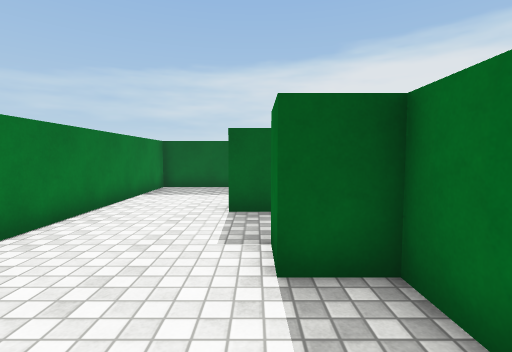
[1] (above)

18 first-person views from a walk through a Unity game level. The camera is 1.3 m above the floor, tilts 4° down and sees 85° across. The floor is counted in squares, 1 m on a side. Each view is taken from the middle of a square. On the plan, view 1 faces up. The plan holds only what a view shows up to about 13 squares ahead; the rest is blank. The player is left out. Surface patterns are stand-ins for the level's own textures.

[2]
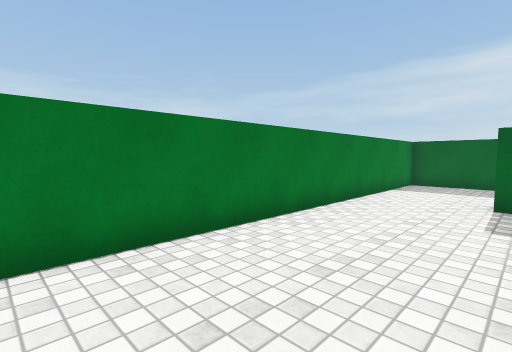

[3]
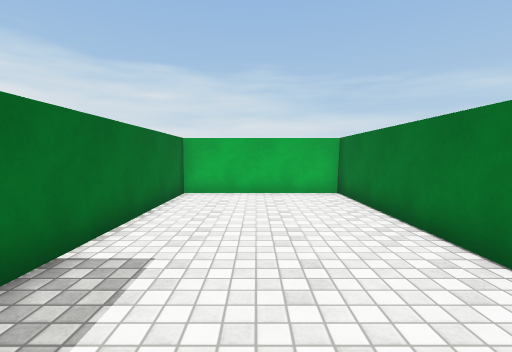

[4]
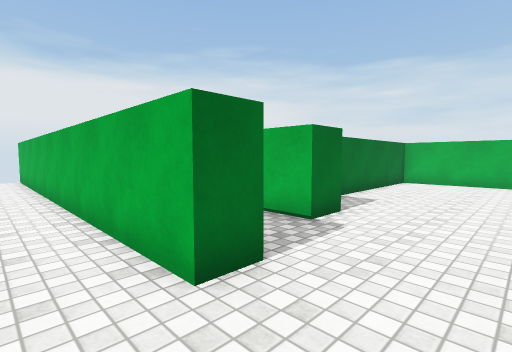

[5]
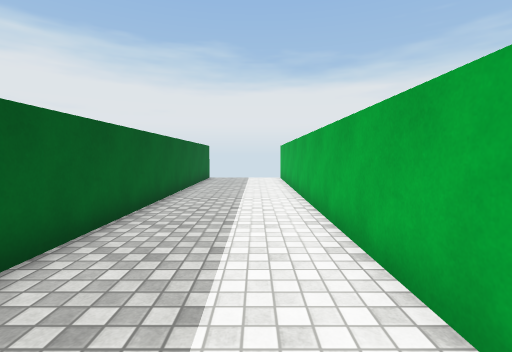

[6]
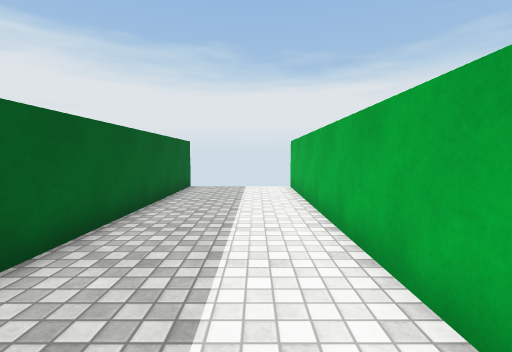

[7]
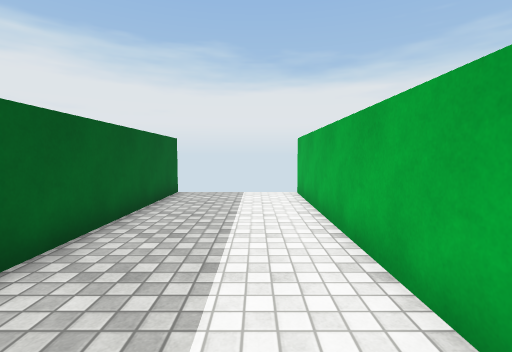

[8]
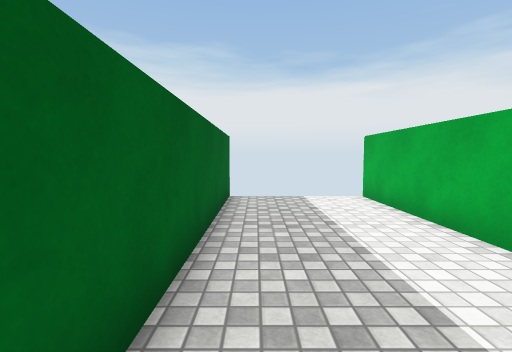

[9]
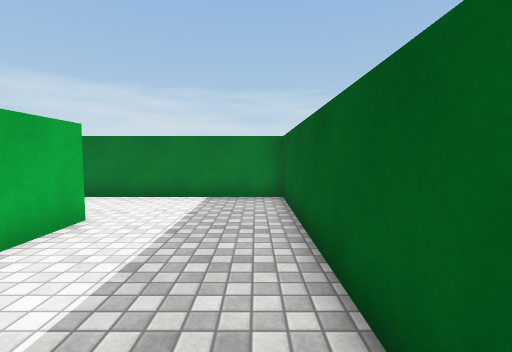

[10]
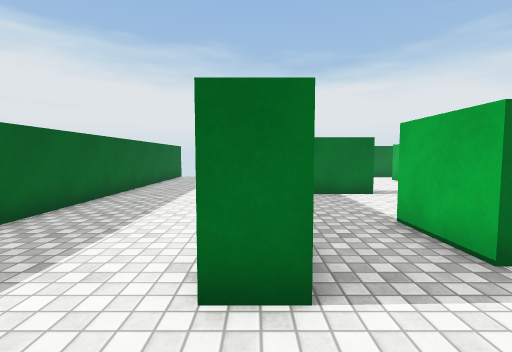

[11]
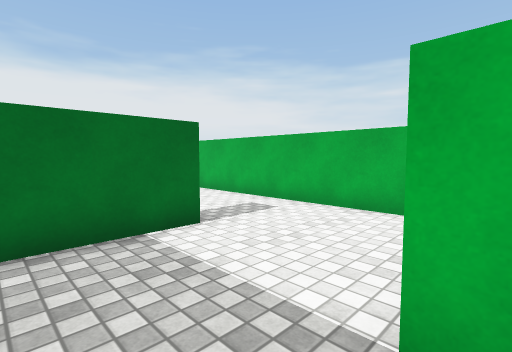

[12]
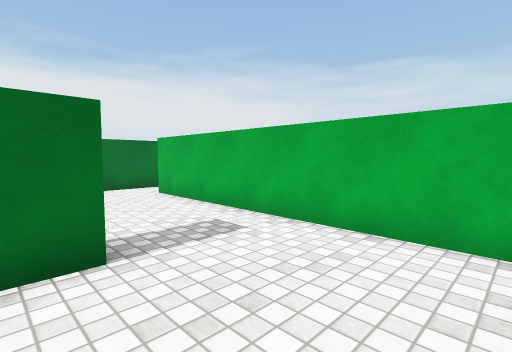

[13]
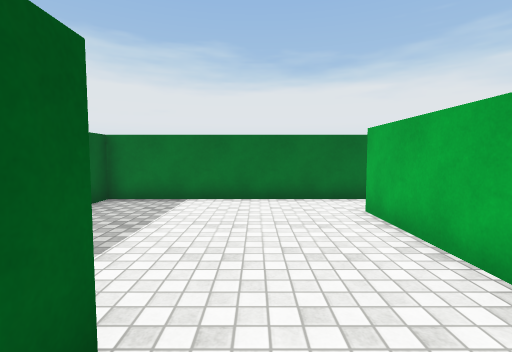

[14]
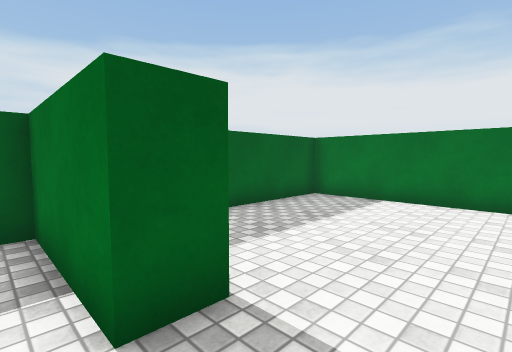

[15]
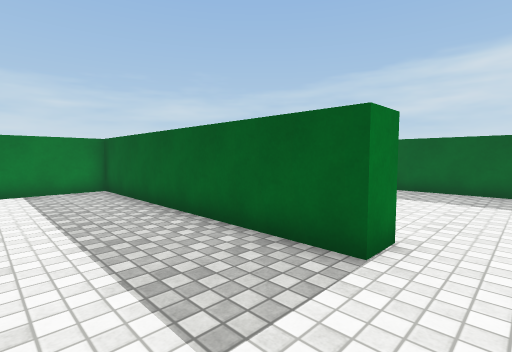

[16]
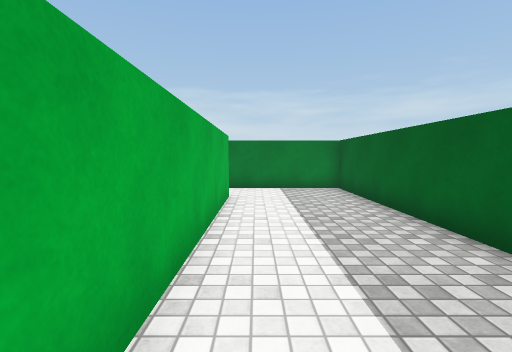

[17]
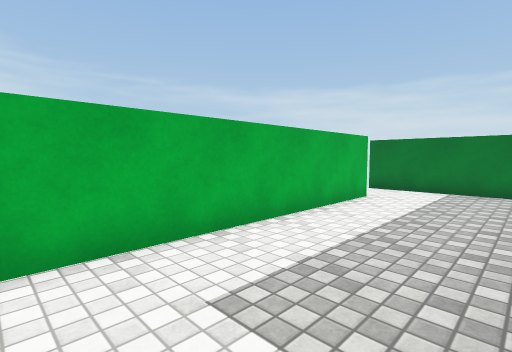

[18]
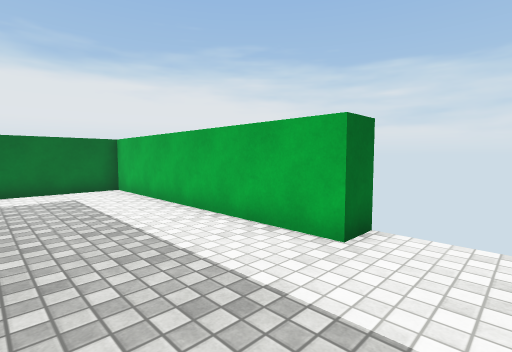

### Floor plan
Points are (right, up) in squares from view 1. A wall is a line through its corners. A room is listed if a view was taken in it or the views show most of it. See-through windows are left out.
Room 1 (views 1, 2, 3, 4, 5, 6, 7, 8, 9, 10, 11)
walls: (0.4, 6.5) (-0.6, 6.5) (-0.6, 7.5) (15.1, 7.5); (15.2, 11.9) (-3.9, 11.9) (-3.9, -5.9) (1.6, -5.9) (1.6, 2.9) (0.2, 2.9) (0.2, 4.2) (2.6, 4.2)
ways out: opening at (2.5, 5.5) to room 2
Room 2 (views 12, 13, 14)
walls: (7.6, 2.9) (6.6, 2.9) (6.6, 6.5) (6.1, 6.5); (14.5, -0.4) (14.5, 6.5) (10.1, 6.5); (3.1, -0.6) (12.6, -0.6)
ways out: opening at (2.5, 5.5) to room 1; opening at (13.5, -1) to room 3
Room 3 (views 15, 16, 17, 18)
walls: (5, -7) (5, -5.9) (14.5, -5.9) (14.5, -0.4); (12.6, -0.6) (12.6, -1.6) (2.6, -1.6) (2.6, -6.9)
ways out: opening at (13.5, -1) to room 2

Where each view was taken, in squares from view 1:
view 1: 0 up, 0 right, facing up
view 2: 2 down, 0 right, facing up-left
view 3: 4 up, 1 left, facing down
view 4: 9 up, 3 left, facing down-right
view 5: 9 up, 2 left, facing right
view 6: 9 up, 3 right, facing right
view 7: 9 up, 5 right, facing right
view 8: 11 up, 6 right, facing right
view 9: 11 up, 5 right, facing left
view 10: 7 up, 3 left, facing right
view 11: 6 up, 2 right, facing down-right
view 12: 4 up, 3 right, facing down-right
view 13: 2 up, 6 right, facing right
view 14: 1 up, 6 right, facing up-right
view 15: 5 down, 14 right, facing up-left
view 16: 5 down, 14 right, facing left
view 17: 2 down, 14 right, facing down-left
view 18: 2 down, 3 right, facing down-right
